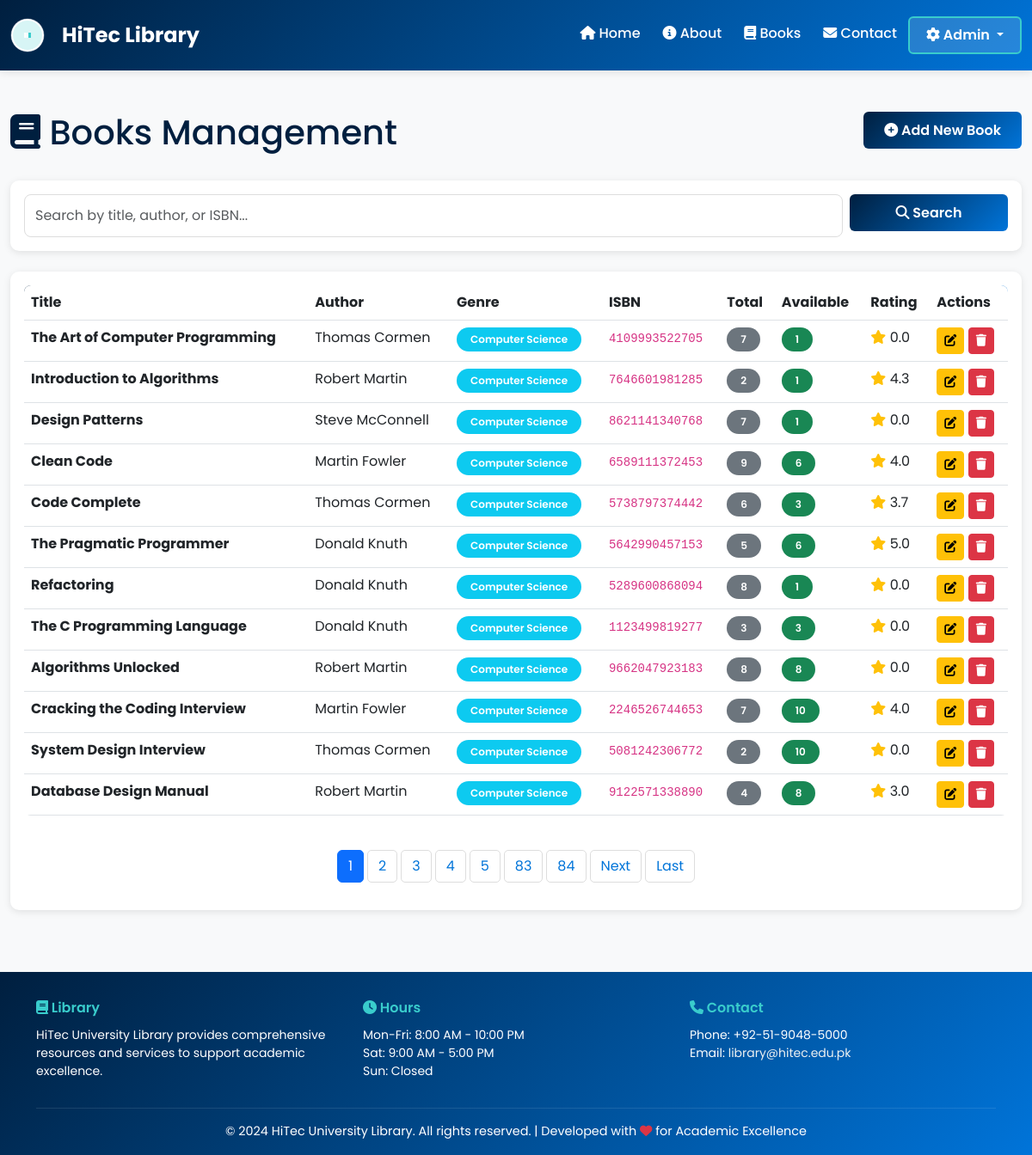
The app's page /admin/books (signed in), older data.
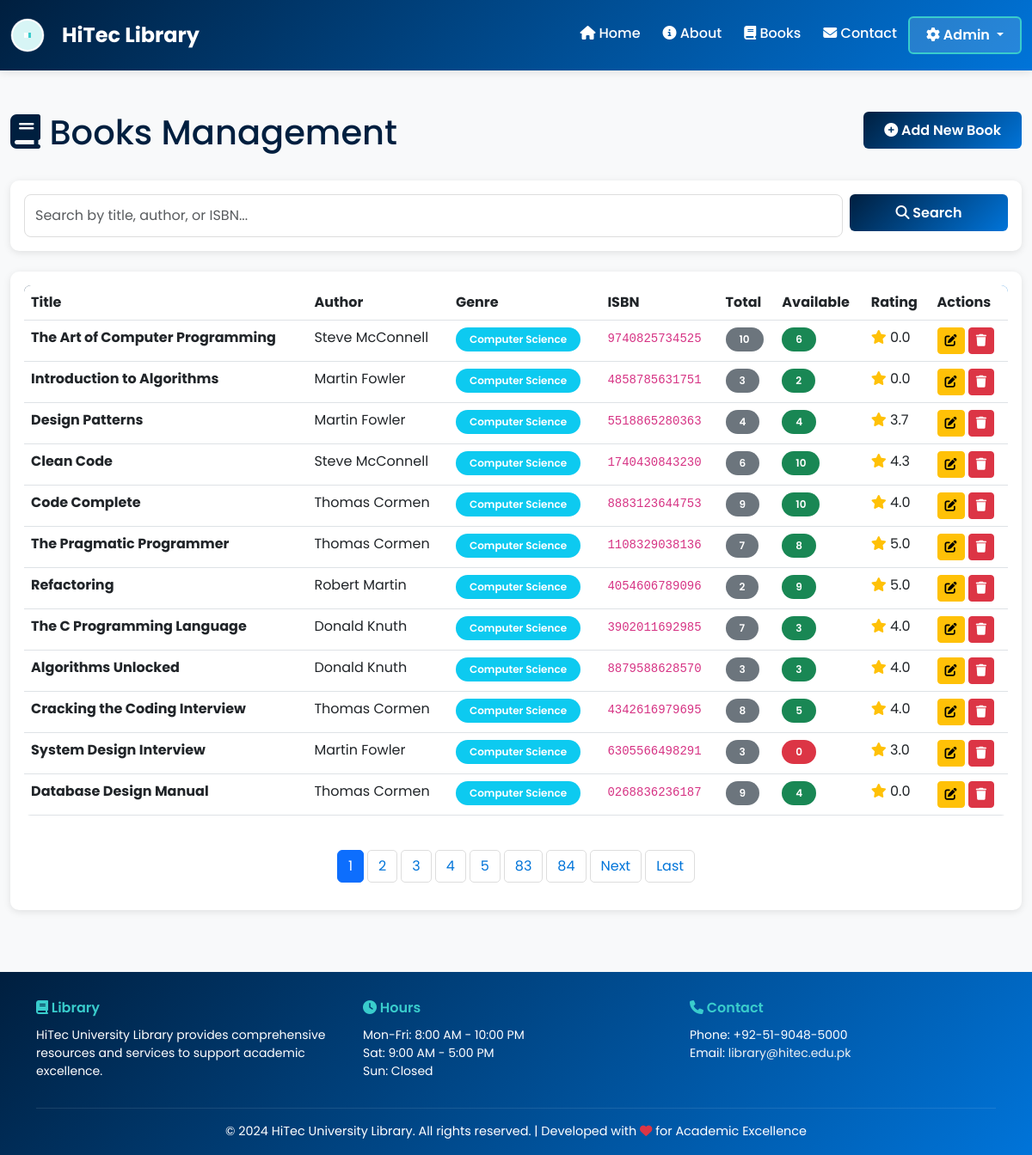
The same page, newer data.
### app.py (models this page shows)
class Book(db.Model):
    id = db.Column(db.Integer, primary_key=True)
    title = db.Column(db.String(200), nullable=False)
    author = db.Column(db.String(150), nullable=False)
    isbn = db.Column(db.String(20), unique=True)
    genre = db.Column(db.String(50))
    year_published = db.Column(db.Integer)
    publisher = db.Column(db.String(150))
    total_copies = db.Column(db.Integer, default=1)
    available_copies = db.Column(db.Integer, default=1)
    cover_image = db.Column(db.String(500))
    description = db.Column(db.Text)
    average_rating = db.Column(db.Float, default=0.0)
    created_at = db.Column(db.DateTime, default=get_utc_now)
    loans = db.relationship('Loan', backref='book', lazy=True)
    reviews = db.relationship('Review', backref='book', lazy=True)

### app.py (the view, shortened to what this page needs)
@app.route('/admin/books')
@login_required
def admin_books():
    page = request.args.get('page', 1, type=int)
    search = request.args.get('search', '')
    query = Book.query
    books = query.paginate(page=page, per_page=ITEMS_PER_PAGE)
    return render_template('admin/books.html', books=books, search=search)

### app.py (called while the page is built)
def login_required(f):
    @wraps(f)
    def decorated_function(*args, **kwargs):
        if 'admin_id' not in session:
            flash('Please login to access this page', 'warning')
            return redirect(url_for('admin_login'))
        return f(*args, **kwargs)
    return decorated_function

### templates/admin/books.html (shortened to what the changed rows need)
{% extends "base.html" %}
{% block content %}
<div class="container-fluid py-4">
    <div class="row mb-4">
        <div class="col-md-8">
            <h1 class="text-primary">
                <i class="fas fa-book"></i> Books Management
            </h1>
        </div>
    </div>
    <div class="card border-0 shadow-sm">
        <div class="card-body">
            {% if books.items %}
            <div class="table-responsive">
                <table class="table table-hover">
                    <thead>
                        <tr>
                            <th>Title</th>
                            <th>Author</th>
                            <th>Genre</th>
                            <th>ISBN</th>
                            <th>Total</th>
                            <th>Available</th>
                            <th>Rating</th>
                            <th>Actions</th>
                        </tr>
                    </thead>
                    <tbody>
                        {% for book in books.items %}
                        <tr>
                            <td>
                                <strong>{{ book.title[:40] }}</strong>
                            </td>
                            <td>{{ book.author }}</td>
                            <td>
                                {% if book.genre %}
                                <span class="badge bg-info">{{ book.genre }}</span>
                                {% else %}
                                <span class="text-muted">-</span>
                                {% endif %}
                            </td>
                            <td><code>{{ book.isbn or '-' }}</code></td>
                            <td>
                                <span class="badge bg-secondary">{{ book.total_copies }}</span>
                            </td>
                            <td>
                                {% if book.available_copies > 0 %}
                                <span class="badge bg-success">{{ book.available_copies }}</span>
                                {% else %}
                                <span class="badge bg-danger">0</span>
                                {% endif %}
                            </td>
                            <td>
                                <i class="fas fa-star text-warning"></i> {{ "%.1f"|format(book.average_rating) }}
                            </td>
                            <td>
                                <a href="/admin/books/{{ book.id }}/edit" class="btn btn-sm btn-warning">
                                    <i class="fas fa-edit"></i>
                                </a>
                                <form method="POST" action="/admin/books/{{ book.id }}/delete" style="display: inline;">
                                    <button type="submit" class="btn btn-sm btn-danger" onclick="return confirm('Are you sure?')">
                                        <i class="fas fa-trash"></i>
                                    </button>
                                </form>
                            </td>
                        </tr>
                        {% endfor %}
                    </tbody>
                </table>
            </div>
            {% else %}
            <div class="alert alert-info text-center py-4">
                <i class="fas fa-search fa-2x mb-2"></i>
                <p>No books found</p>
            </div>
            {% endif %}
        </div>
    </div>
</div>
{% endblock %}

Row changes from the older to the newer data that the page shows:
changed Book "The Art of Computer Programming": author "Thomas Cormen" → "Steve McConnell"; isbn "4109993522705" → "9740825734525"; total_copies "7" → "10"; available_copies "1" → "6"
changed Book "Introduction to Algorithms": author "Robert Martin" → "Martin Fowler"; isbn "7646601981285" → "4858785631751"; total_copies "2" → "3"; available_copies "1" → "2"; average_rating "4.3" → "0.0"
changed Book "Design Patterns": author "Steve McConnell" → "Martin Fowler"; isbn "8621141340768" → "5518865280363"; total_copies "7" → "4"; available_copies "1" → "4"; average_rating "0.0" → "3.7"
changed Book "Clean Code": author "Martin Fowler" → "Steve McConnell"; isbn "6589111372453" → "1740430843230"; total_copies "9" → "6"; available_copies "6" → "10"; average_rating "4.0" → "4.3"
changed Book "Code Complete": isbn "5738797374442" → "8883123644753"; total_copies "6" → "9"; available_copies "3" → "10"; average_rating "3.7" → "4.0"
changed Book "The Pragmatic Programmer": author "Donald Knuth" → "Thomas Cormen"; isbn "5642990457153" → "1108329038136"; total_copies "5" → "7"; available_copies "6" → "8"
changed Book "Refactoring": author "Donald Knuth" → "Robert Martin"; isbn "5289600868094" → "4054606789096"; total_copies "8" → "2"; available_copies "1" → "9"; average_rating "0.0" → "5.0"
changed Book "The C Programming Language": isbn "1123499819277" → "3902011692985"; total_copies "3" → "7"; average_rating "0.0" → "4.0"
changed Book "Algorithms Unlocked": author "Robert Martin" → "Donald Knuth"; isbn "9662047923183" → "8879588628570"; total_copies "8" → "3"; available_copies "8" → "3"; average_rating "0.0" → "4.0"
changed Book "Cracking the Coding Interview": author "Martin Fowler" → "Thomas Cormen"; isbn "2246526744653" → "4342616979695"; total_copies "7" → "8"; available_copies "10" → "5"
changed Book "System Design Interview": author "Thomas Cormen" → "Martin Fowler"; isbn "5081242306772" → "6305566498291"; total_copies "2" → "3"; average_rating "0.0" → "3.0"; available_copies "10" → (not shown); now shows "0"
changed Book "Database Design Manual": author "Robert Martin" → "Thomas Cormen"; isbn "9122571338890" → "0268836236187"; total_copies "4" → "9"; available_copies "8" → "4"; average_rating "3.0" → "0.0"
